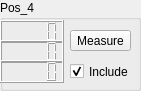
     <widget class="QGroupBox" name="Calib_box_4">
      <property name="geometry">
       <rect>
        <x>550</x>
        <y>510</y>
        <width>141</width>
        <height>91</height>
       </rect>
      </property>
      <property name="title">
       <string>Pos_4</string>
      </property>
      <widget class="QLCDNumber" name="calib_box_x_4">
       <property name="geometry">
        <rect>
         <x>0</x>
         <y>20</y>
         <width>64</width>
         <height>23</height>
        </rect>
       </property>
      </widget>
      <widget class="QLCDNumber" name="calib_box_y_4">
       <property name="geometry">
        <rect>
         <x>0</x>
         <y>40</y>
         <width>64</width>
         <height>23</height>
        </rect>
       </property>
      </widget>
      <widget class="QLCDNumber" name="calib_box_z_4">
       <property name="geometry">
        <rect>
         <x>0</x>
         <y>60</y>
         <width>64</width>
         <height>23</height>
        </rect>
       </property>
      </widget>
      <widget class="QPushButton" name="calibButton_4">
       <property name="geometry">
        <rect>
         <x>70</x>
         <y>30</y>
         <width>61</width>
         <height>21</height>
        </rect>
       </property>
       <property name="text">
        <string>Measure</string>
       </property>
      </widget>
      <widget class="QCheckBox" name="checkBox_4">
       <property name="geometry">
        <rect>
         <x>70</x>
         <y>60</y>
         <width>92</width>
         <height>23</height>
        </rect>
       </property>
       <property name="text">
        <string>Include</string>
       </property>
       <property name="checked">
        <bool>true</bool>
       </property>
      </widget>
     </widget>
